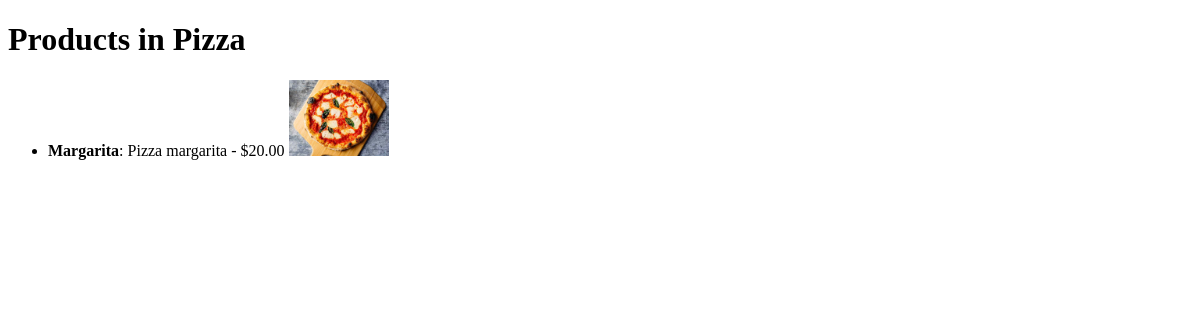
Before: /store/category/7/ with the older database file.
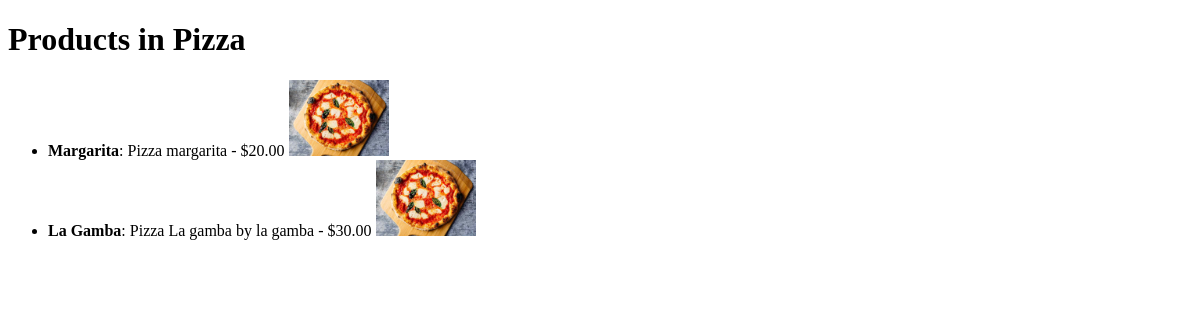
After: the same page with the newer database file.
### store/models.py (models this page shows, shortened)
class Category(models.Model):
    title = models.CharField(max_length=100)
    category_id = models.AutoField(primary_key=True)
    parent = models.ForeignKey(
        "self",
        on_delete=models.CASCADE,
        related_name="subcategories",
        null=True,
        blank=True,
    )
    class Meta:
        verbose_name = 'Category'
        verbose_name_plural = 'Categories'

class Product(models.Model):
    name = models.CharField(max_length=100)
    description = models.TextField()
    price = models.DecimalField(max_digits=5, decimal_places=2)
    categories = models.ManyToManyField(Category)
    product_id = models.AutoField(primary_key=True)
    product_image = models.ImageField(upload_to="store/product_images/")
    quantity = models.IntegerField(default=1)

### store/views.py (the view)
# urls.py: path('category/<int:category_id>/', views.category_detail, name='category_detail'),
def category_detail(request, category_id):
    category = get_object_or_404(Category, category_id=category_id)
    products = Product.objects.filter(categories=category)
    return render(request, 'category.html', {'category': category, 'products': products})

### store/templates/category.html (shortened to what this page needs)
<!DOCTYPE html>
<html lang="en">
<head>
</head>
<body>
    <h1>Products in {{ category.title }}</h1>
    <ul>
        {% for product in products %}
            <li>
                <strong>{{ product.name }}</strong>: {{ product.description }} - ${{ product.price }}
                {% if product.product_image %}
                    <img src="{{ product.product_image.url }}" alt="{{ product.name }}" width="100">
                {% endif %}
            </li>
        {% empty %}
            <li>No products available in this category.</li>
        {% endfor %}
    </ul>
</body>
</html>

Changed rows visible on the page:
added Product: name "La Gamba", description "Pizza La gamba by la gamba", price "30.00", product_image (picture)
